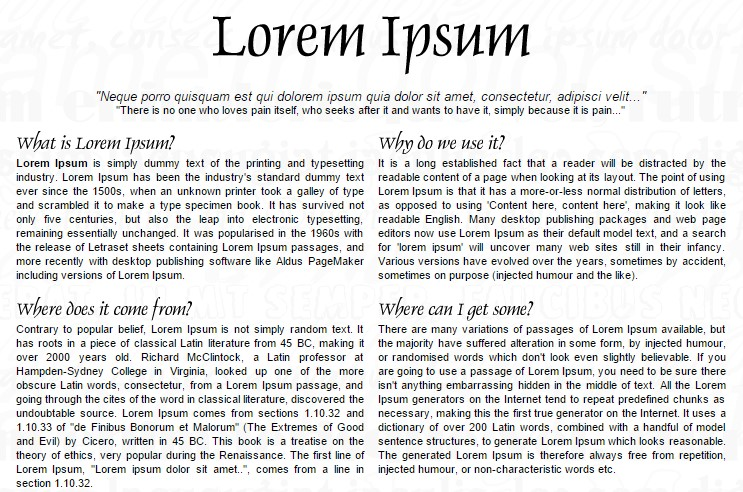
#> input picture THE_IMAGE.jpg, 743 x 492 px
$ python OpenCV.py
#> lines starting #> are read from the running program, lines starting #| are printed output that depends on the picture; after the words box and inside, x2 and y2 are one past the last pixel; in counts of white or black regions, pixels touching at a corner belong together
import cv2
from matplotlib import pyplot as plt
import numpy as np
import pytesseract

my_image = "THE_IMAGE.jpg"

image = cv2.imread(my_image)
#> image is the input picture: shape (492, 743, 3); mean B, G, R 227.5, 227.6, 227.2
# [8 lines of commented-out code are left out]
def display(im_path):
    dpi = 80
    im_data = plt.imread(im_path)

    height, width  = im_data.shape[:2]

    # What size does the figure need to be in inches to fit the image?
    figsize = width / float(dpi), height / float(dpi)

    # Create a figure of the right size with one axes that takes up the full figure
    fig = plt.figure(figsize=figsize)
    ax = fig.add_axes([0, 0, 1, 1])

    # Hide spines, ticks, etc.
    ax.axis('off')

    # Display the image.
    ax.imshow(im_data, cmap='gray')

    plt.show()

#display(my_image)

#this hepls u to invert the image wich means white and black!
inverted_image= cv2.bitwise_not( image)
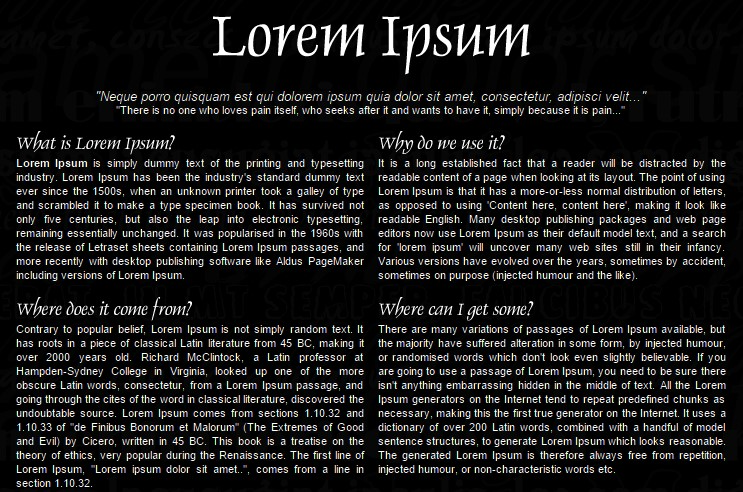
#> inverted_image: shape (492, 743, 3); mean B, G, R 27.5, 27.4, 27.8

#save the image inverted on jpg format
#cv2.imwrite("inverted.jpg", inverted_image)
#display("inverted.jpg")

def grayscal(the_image):
    return cv2.cvtColor(the_image,cv2.COLOR_RGB2GRAY)

gray_image = grayscal(image)
cv2.imwrite("gray_image.jpg",gray_image)
#display("gray_image.jpg")


#this helps u to thresh the image (make it more clear)
thresh, im_bw = cv2.threshold(gray_image,210,230,cv2.THRESH_BINARY)
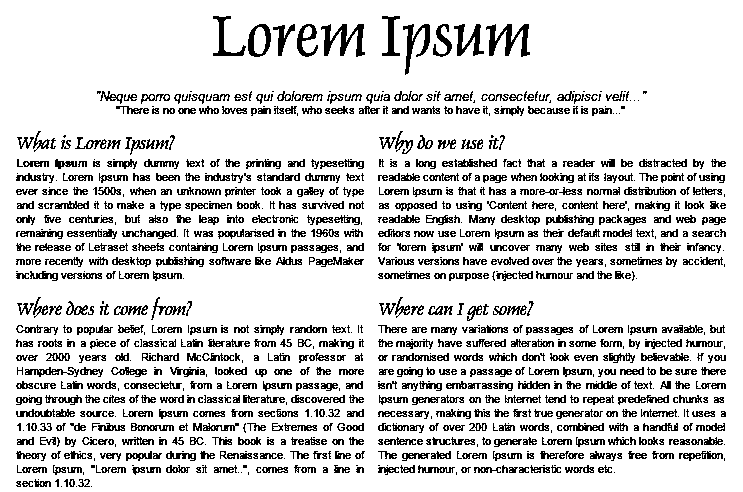
#> im_bw: shape (492, 743); values 0 (black) and 230 (white), 84.2% white; black in thin lines or dots
cv2.imwrite("threshed image.jpg",im_bw)

#this function helps u to filter the noise from the image
def nose_removal(image):
    kernel = np.ones((1,1), np.uint8)
    image = cv2.dilate(image,kernel,iterations =1)
    kernel = np.ones((1,1),np.uint8)
    image = cv2.erode(image,kernel, iterations =1)
    image = cv2.morphologyEx(image,cv2.MORPH_CLOSE,kernel)
    image = cv2.medianBlur(image, 3)
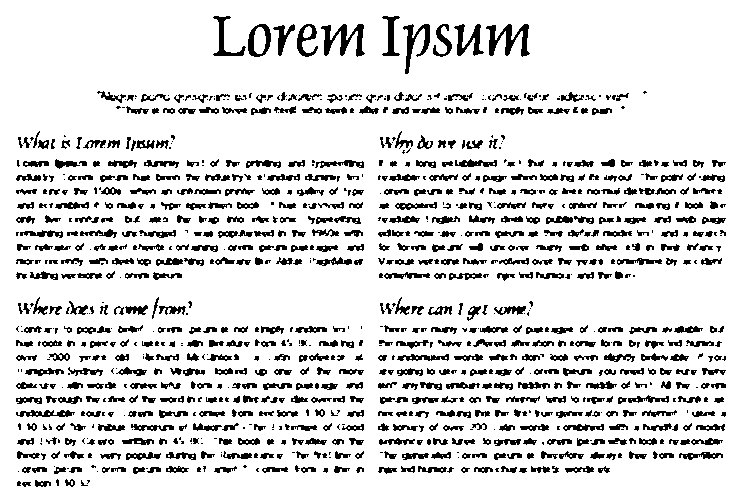
#> image: shape (492, 743); values 0 (black) and 230 (white), 85.8% white; 1054 black regions (355 under 20 px), largest, box (x1, y1, x2, y2) and area: (321, 24, 365, 57) 642, (486, 24, 530, 57) 642, (403, 24, 430, 74) 471
    return image

no_noise = nose_removal(im_bw)
cv2.imwrite("no_noise.jpg",no_noise)

#thise function helps u to erode  the image afre being reverted then revers it again
def thin_font(image):
    image = cv2.bitwise_not(image)
    kernel=np.ones((2,2),np.uint8)
    image = cv2.erode(image , kernel, iterations= 1)
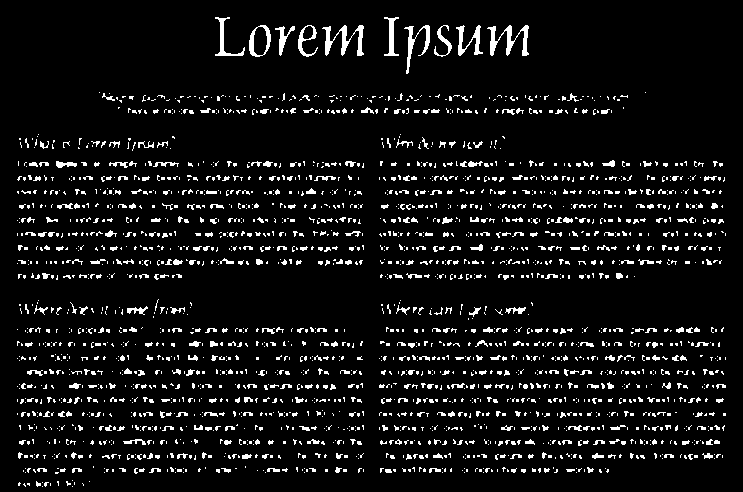
#> image: shape (492, 743); values 25 (black) and 255 (white), 7.3% white in thin lines or dots
    image = cv2.bitwise_not(image)
#> image: shape (492, 743); values 0 (black) and 230 (white), 92.7% white; black in thin lines or dots
    return image

eroded_image=thin_font(no_noise)
cv2.imwrite("eroded_image.jpg",eroded_image)

#this function helps u to dilate  the image afre being reverted then revers it again
def thick_font(image):
    image = cv2.bitwise_not(image)
    kernel=np.ones((2,2),np.uint8)
    image = cv2.dilate(image , kernel, iterations= 1)
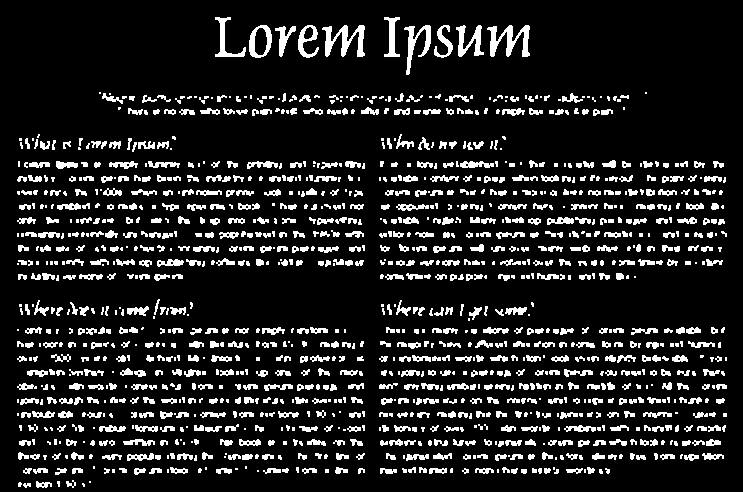
#> image: shape (492, 743); values 25 (black) and 255 (white), 13.1% white; 1322 white regions (505 under 20 px), largest, box (x1, y1, x2, y2) and area: (322, 25, 365, 57) 640, (487, 25, 530, 57) 640, (404, 25, 431, 75) 467
    image = cv2.bitwise_not(image)
    return image

dilated_image = thick_font(eroded_image)


cv2.imwrite("dilated_image.jpg", dilated_image)


#  ----------------------------the Rotated Image------------------------------------------------------------------------


rotated_image= cv2.imread("rotated_image.jpg")

def getSkewAngle(cvImage) -> float:
    # Prep image, copy, convert to gray scale, blur, and threshold
#> (the run stopped early here; a loop or call above may not have finished)

$ run again, with no_BORDERSs.jpg copied over THE_IMAGE.jpg
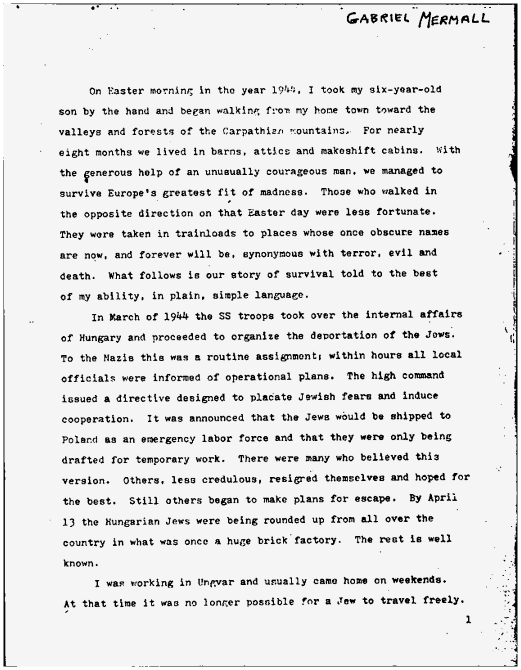
#> input picture no_BORDERSs.jpg, 1042 x 1340 px (shown at 1/2 size)
#> image is the input picture: shape (1340, 1042, 3); min 0, max 255, mean 227.7
#> `thresh, im_bw = cv2.threshold(gray_image,210,230,cv2.THRESH_BINARY)`:
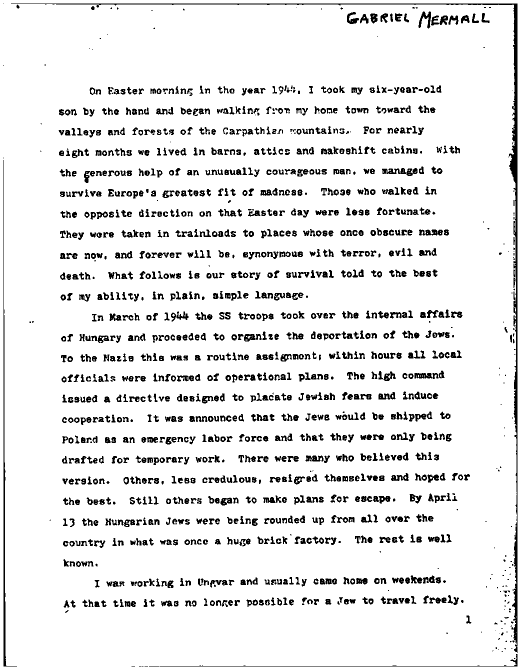
#> im_bw: shape (1340, 1042) (shown at 1/2 size); values 0 (black) and 230 (white), 91.1% white; 1412 black regions (177 under 20 px), largest, box (x1, y1, x2, y2) and area: (22, 7, 1035, 1306) 9180, (7, 320, 34, 1333) 2319, (319, 1308, 1035, 1333) 857
#> in thick_font, `image = cv2.bitwise_not(image)`:
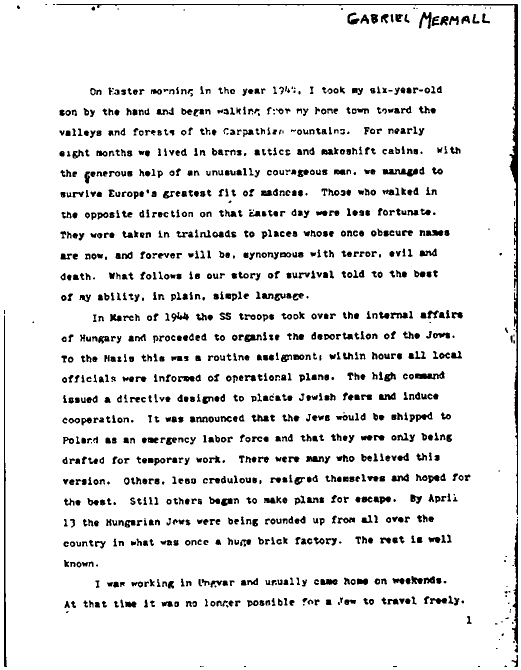
#> image: shape (1340, 1042) (shown at 1/2 size); values 0 (black) and 230 (white), 91.3% white; 1227 black regions (83 under 20 px), largest, box (x1, y1, x2, y2) and area: (113, 8, 1036, 1030) 7857, (8, 631, 14, 1334) 1980, (1024, 1045, 1036, 1289) 1354
